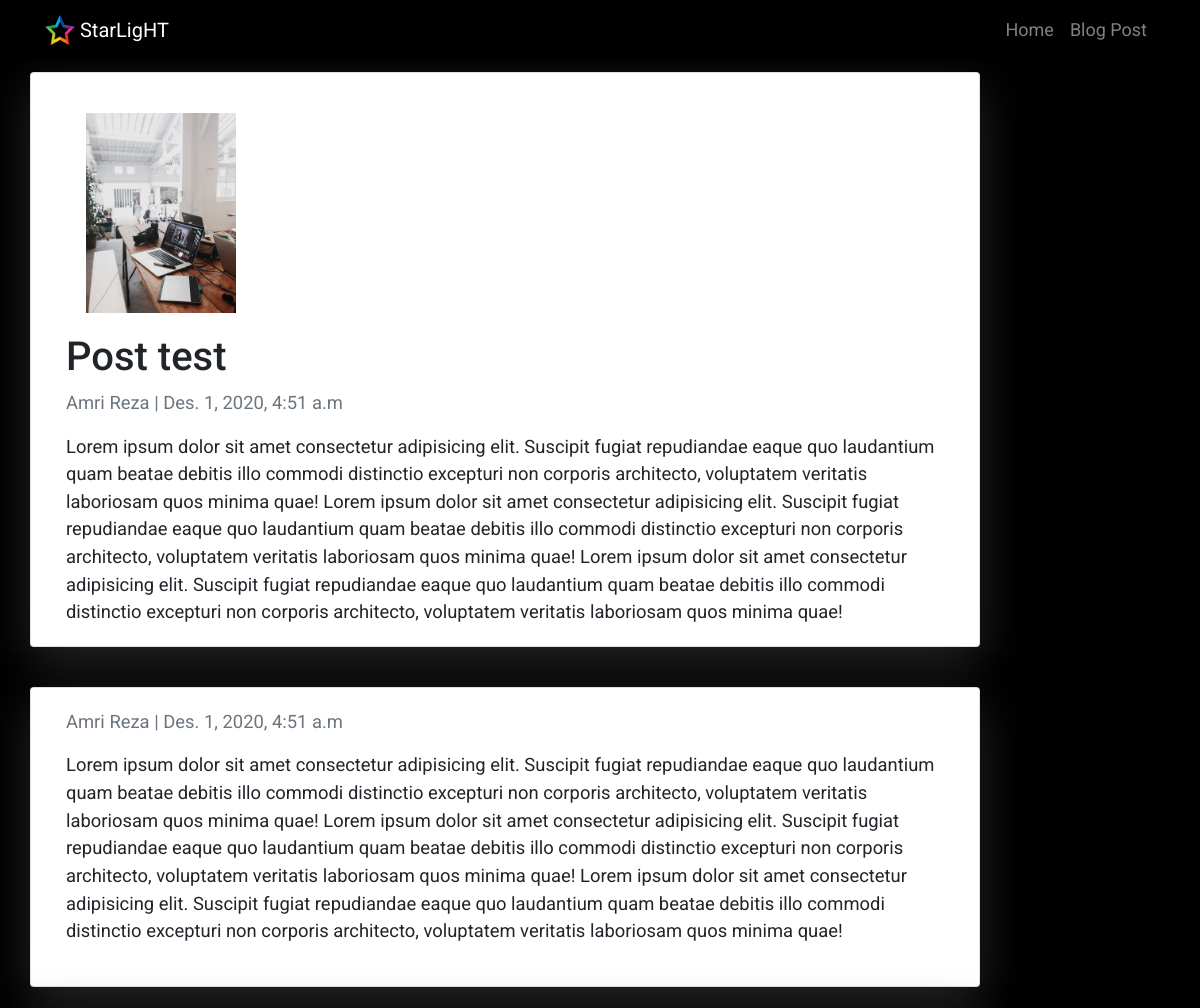
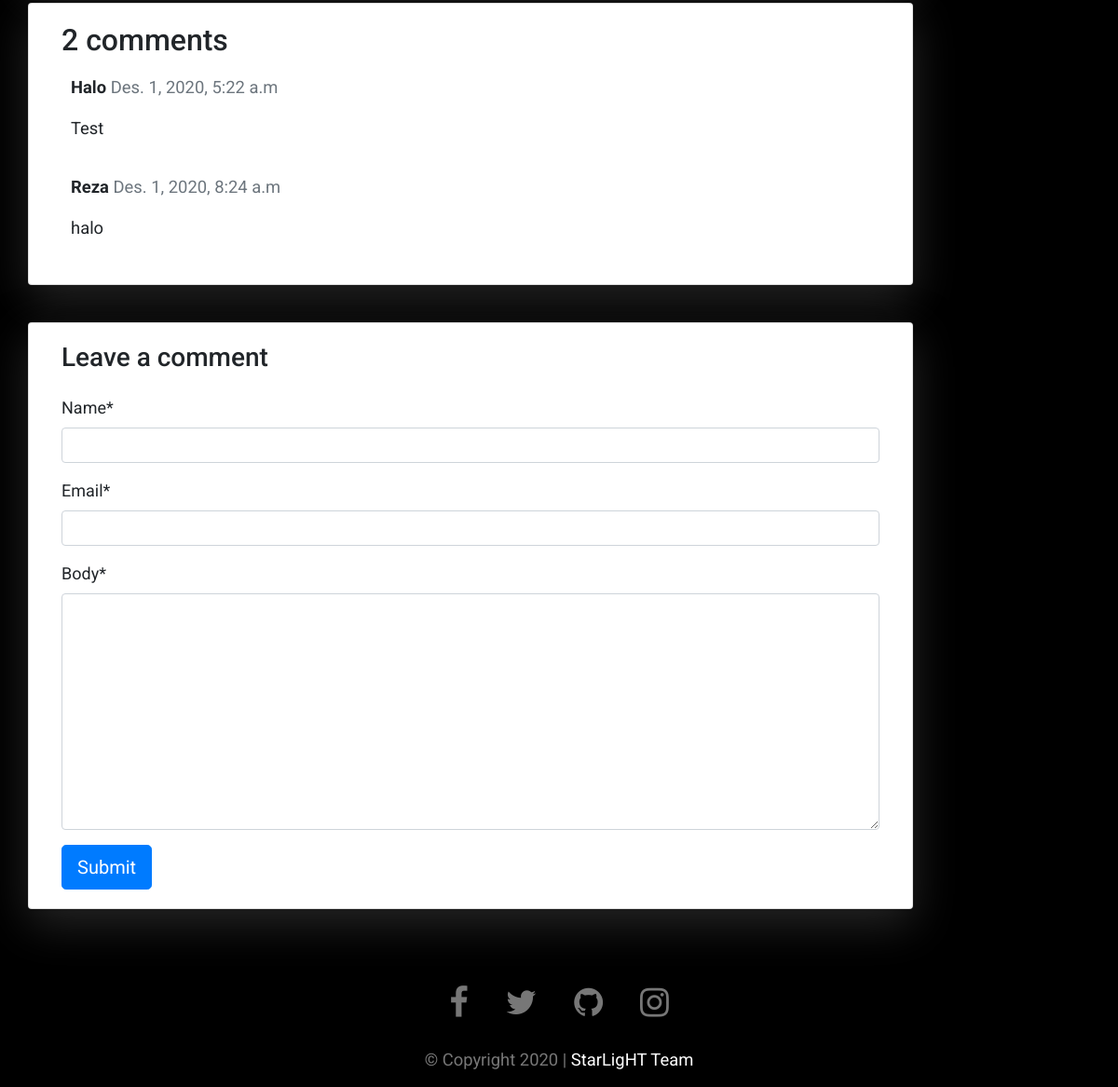
The app's page /blog/post-test/ with its own data (2 pictures, top to bottom).
### blog/models.py (models this page shows, shortened)
class Post(models.Model):
    title = models.CharField(max_length=200, unique=True)
    slug = models.SlugField(max_length=200, unique=True)
    author = models.ForeignKey(User, on_delete=models.CASCADE, related_name='blog_post')
    updated_on = models.DateTimeField(auto_now=True)
    content = models.TextField()
    created_on = models.DateTimeField(auto_now_add=True)
    status = models.IntegerField(choices=STATUS, default=0)
    class Meta:
        ordering = ['-created_on']

class Comment(models.Model):
    post = models.ForeignKey(Post, on_delete=models.CASCADE, related_name='comments')
    name = models.CharField(max_length=80)
    email = models.EmailField()
    body = models.TextField()
    created_on = models.DateTimeField(auto_now_add=True)
    active = models.BooleanField(default=False)
    class Meta:
        ordering = ['created_on']

### blog/views.py (the view)
# urls.py: path('blog/<slug:slug>/', views.post_detail, name='post_detail'),
def post_detail(request, slug):
    template_name = 'blog/post_detail.html'
    post = get_object_or_404(Post, slug=slug)
    comments = post.comments.filter(active=True)
    new_comment = None
    if request.method == 'POST':
        comment_form = CommentForm(data=request.POST)
        if comment_form.is_valid():
            new_comment = comment_form.save(commit=False)
            new_comment.post = post
            new_comment.save()
    else:
        comment_form = CommentForm()
    return render(request, template_name, {'post': post,
                                           'comments': comments,
                                           'new_comment': new_comment,
                                           'comment_form': comment_form})

### blog/forms.py
class CommentForm(forms.ModelForm):
    class Meta:
        model = Comment
        fields = ('name', 'email', 'body')

### templates/blog/post_detail.html (shortened to what this page needs)
{% extends 'base.html' %} {% block content %}
{% load crispy_forms_tags %}
<div class="container">
  <div class="row">
    <div class="col-md-10 card mb-4  mt-3 left">
      <div class="card-body">
        <div class="card-body">
          {% load static %}
          <img src="{% static '/img/1.jpg' %}" class="img-fluid post-banner" alt="">
        </div>
        <h1>{% block title %} {{ post.title }} {% endblock title %}</h1>
        <p class=" text-muted">{{ post.author.get_full_name }} | {{ post.created_on }}</p>
        <p class="card-text ">{{ post.content | safe }}</p>
      </div>
    </div>
    <div class="col-md-10 card mb-4  mt-3 left">
      <div class="card-body">
        <p class=" text-muted">{{ post.author.get_full_name }} | {{ post.created_on }}</p>
        <p class="card-text ">{{ post.content | safe }}</p>
      </div>
    </div>
    <div class="col-md-10 card mb-4 mt3">
      <div class="card-body">
        <h2>{{ comments.count }} comments</h2>
        {% for comment in comments %}
          <div class="comments" style="padding: 10px;">
            <p class="font-weight-bold">
              {{ comment.name }}
            <span class=" text-muted font-weight-normal">
              {{ comment.created_on }}
            </span>
            </p>
            {{ comment.body | linebreaks}}
          </div>
        {% endfor %}
      </div>
    </div>
    <div class="col-md-10 card mb-4  mt-3 ">
      <div class="card-body">
        {% if new_comment %}
        <div class="alert alert-success" role="alert">
          Your comment is awaiting moderation
        </div>
        {% else %}
        <h3>Leave a comment</h3>
        <form method="post" style="margin-top: 1.3em;">
          {{ comment_form | crispy }}
          <button type="submit" class="btn btn-primary  btn-lg">Submit</button>
        </form>
        {% endif %}
      </div>
    </div>
  </div>
</div>
{% endblock content %}

### static/css/style.css (style rules this page uses)
* { outline: none !important; scroll-behavior: smooth; }
body { padding-top: 56px; font-family: 'Poppins', sans-serif; }
p { font-size: 1.15rem }

### templates/base.html (style rules this page uses)
body { font-family: "Roboto", sans-serif; font-size: 17px; background-color: #fdfdfd; }

### templates/blog/post_detail.html (style rules this page uses)
body { font-family: "Roboto", sans-serif; font-size: 18px; background-color: #000; }
.post-banner { object-fit: cover; height: 200px; }
.card { box-shadow: 0 16px 48px #262626; min-height: 300px; }

### records on screen
Post: title "Post test", author.get_full_name "Amri Reza", created_on "Des. 1, 2020, 4:51 a.m", content "Lorem ipsum dolor sit amet consectetur adipisicing elit. Suscipit fugiat repudiandae eaque quo laudantium quam beatae debitis illo commodi distinctio excepturi non corporis architecto, voluptatem veritatis laboriosam quos minima quae! Lorem ipsum dolor sit amet consectetur adipisicing elit. Suscipit fugiat repudiandae eaque quo laudantium quam beatae debitis illo commodi distinctio excepturi non corporis architecto, voluptatem veritatis laboriosam quos minima quae! Lorem ipsum dolor sit amet consectetur adipisicing elit. Suscipit fugiat repudiandae eaque quo laudantium quam beatae debitis illo commodi distinctio excepturi non corporis architecto, voluptatem veritatis laboriosam quos minima…"
Comment: name "Halo", created_on "Des. 1, 2020, 5:22 a.m", body "Test"
Comment: name "Reza", created_on "Des. 1, 2020, 8:24 a.m", body "halo"

### other values on screen
{{ comments.count }} "2"
